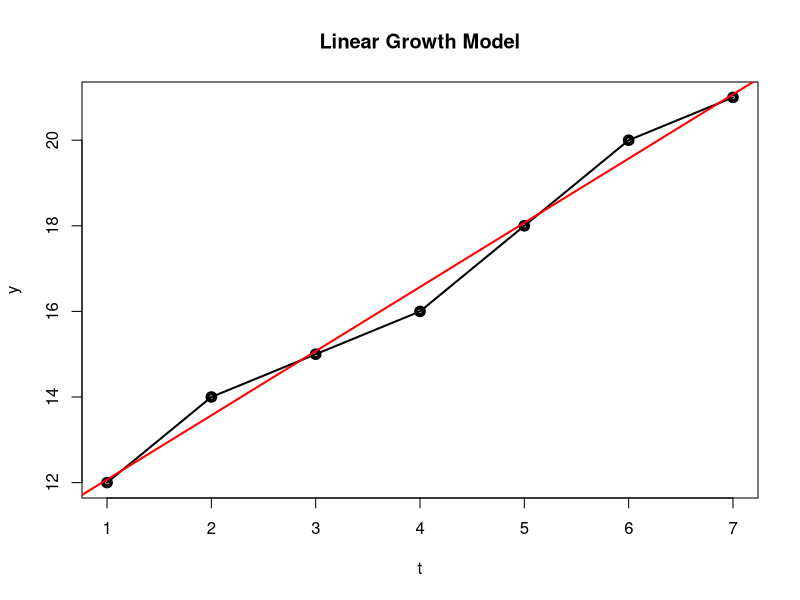

The R script that drew this image:
t <- 1:7
y <- c(12, 14, 15, 16, 18, 20, 21)

plot(y~t, type="l",lwd=2, main="Linear Growth Model")
points(y~t, type="p", lwd=4)
abline(lm(y~t), col="red", lwd=2)

pdf("linear_model.pdf")
dev.off()